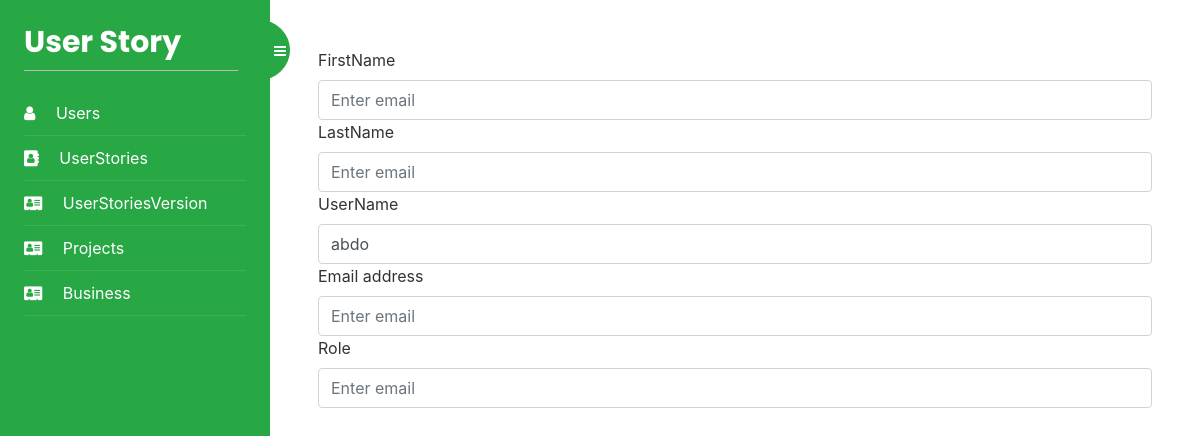
Page /Users/userDetails/2 (signed in) on the earlier database version.
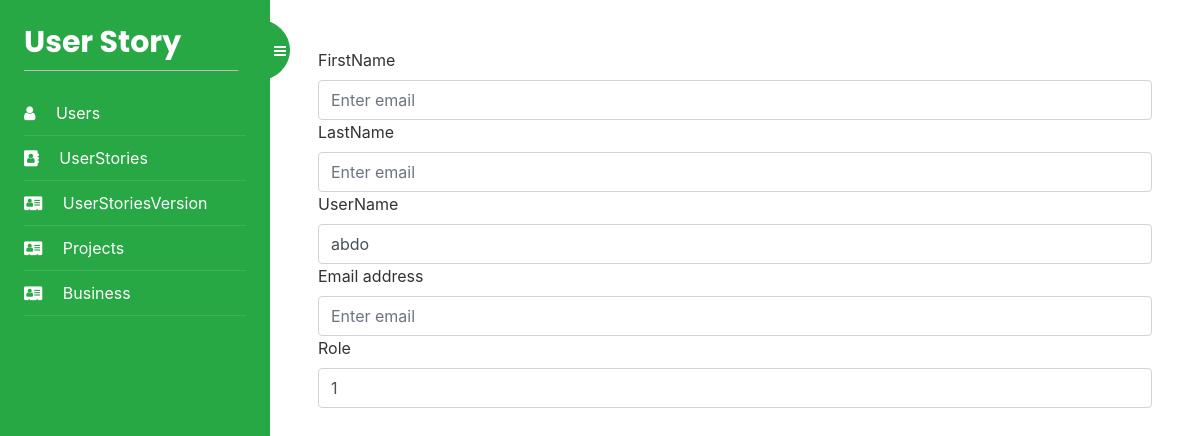
Same page on the later database version.
### UserStoryApp/models.py (models this page shows, shortened)
class User (AbstractUser):
    Role = models.IntegerField(blank=True, null=True)
    project = []
    business = []

### Users/views.py (the view)
# urls.py: path('userDetails/<int:id>', views.userDetails, name='userDetails')
def userDetails(request, id):
    User = get_user_model()
    users = User.objects.get(id=id)
    form = AddUserForm(
        initial={'first_name': users.first_name, 'last_name': users.last_name, 'username': users.username, 'password': users.password,
                 'email': users.email, 'Role': (users.Role, Role(users.Role).name)})
    return render(request, 'user/userDetails.html', {'form': form})

### Users/forms.py
class AddUserForm(forms.Form):
    first_name = forms.CharField()
    last_name = forms.CharField()
    username = forms.CharField()
    password = forms.CharField(widget=forms.PasswordInput)
    email = forms.CharField()
    Role = forms.TypedChoiceField(choices=[(choice.value, choice.name)
                                           for choice in Role])

### Users/templates/user/userDetails.html (shortened to what this page needs)
{% extends "base.html" %}
{% block content %}
<form>
    <div class="form-group">
        <label for="exampleInputEmail1">FirstName</label>
        <input type="email" class="form-control" id="exampleInputEmail1" value="{{user.first_name}}" aria-describedby="emailHelp"
            placeholder="Enter email">
    </div>
    <div class="form-group">
        <label for="exampleInputEmail1">LastName</label>
        <input type="email" class="form-control" id="exampleInputEmail1" value="{{user.lasr_name}}" aria-describedby="emailHelp"
            placeholder="Enter email">
    </div>
    <div class="form-group">
        <label for="exampleInputEmail1">UserName</label>
        <input type="email" class="form-control" id="exampleInputEmail1" value="{{user.username}}" aria-describedby="emailHelp"
            placeholder="Enter email">
    </div>
    <div class="form-group">
        <label for="exampleInputEmail1">Email address</label>
        <input type="email" class="form-control" id="exampleInputEmail1" value="{{user.email}}" aria-describedby="emailHelp"
            placeholder="Enter email">
    </div>
    <div class="form-group">
        <label for="exampleInputEmail1">Role</label>
        <input type="email" class="form-control" id="exampleInputEmail1" value="{{user.Role}}" aria-describedby="emailHelp"
            placeholder="Enter email">
    </div>
</form>
{% endblock %}

Differences in the rows shown:
changed User "abdo": Role (not shown) → "1"
